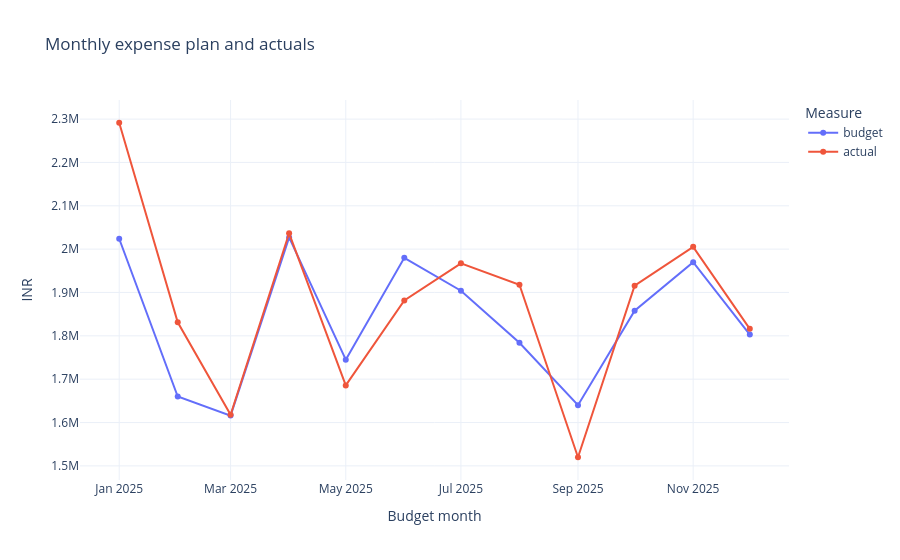

Write notebook code for a chart like this one.
### Markdown cell above
### Step 16 - Plot monthly expense plan against actuals

**Question:** In which months does the actual-expense line sit above the plan?

### Code cell
fig = px.line(
    monthly, x='month', y=['budget', 'actual'], markers=True,
    title='Monthly expense plan and actuals',
    labels={'month': 'Budget month', 'value': 'INR', 'variable': 'Measure'},
)
fig.update_layout(template='plotly_white')  # Presentation choice; no data is changed.
# Render this figure directly in the notebook output.
display(fig)

### Figure 1 — Plotly figure (JSON) as saved in the notebook; plotly's stock layout.template omitted (floating-point values rounded to 4 significant figures)
{"data": [{"hovertemplate": "Measure=budget<br>Budget month=%{x}<br>INR=%{y}<extra></extra>", "legendgroup": "budget", "line": {"color": "#636efa", "dash": "solid"}, "marker": {"symbol": "circle"}, "mode": "lines+markers", "name": "budget", "orientation": "v", "showlegend": true, "type": "scatter", "x": ["2025-01-01T00:00:00", "2025-02-01T00:00:00", "2025-03-01T00:00:00", "2025-04-01T00:00:00", "2025-05-01T00:00:00", "2025-06-01T00:00:00", "2025-07-01T00:00:00", "2025-08-01T00:00:00", "2025-09-01T00:00:00", "2025-10-01T00:00:00", "2025-11-01T00:00:00", "2025-12-01T00:00:00"], "xaxis": "x", "y": [2024000.0, 1660000.0, 1616000.0, 2027000.0, 1745000.0, 1980000.0, 1904000.0, 1784000.0, 1640000.0, 1858000.0, 1970000.0, 1803000.0], "yaxis": "y"}, {"hovertemplate": "Measure=actual<br>Budget month=%{x}<br>INR=%{y}<extra></extra>", "legendgroup": "actual", "line": {"color": "#EF553B", "dash": "solid"}, "marker": {"symbol": "circle"}, "mode": "lines+markers", "name": "actual", "orientation": "v", "showlegend": true, "type": "scatter", "x": ["2025-01-01T00:00:00", "2025-02-01T00:00:00", "2025-03-01T00:00:00", "2025-04-01T00:00:00", "2025-05-01T00:00:00", "2025-06-01T00:00:00", "2025-07-01T00:00:00", "2025-08-01T00:00:00", "2025-09-01T00:00:00", "2025-10-01T00:00:00", "2025-11-01T00:00:00", "2025-12-01T00:00:00"], "xaxis": "x", "y": [2292000.0, 1831000.0, 1618000.0, 2037000.0, 1686000.0, 1882000.0, 1967000.0, 1918000.0, 1520000.0, 1916000.0, 2005000.0, 1816000.0], "yaxis": "y"}], "layout": {"legend": {"title": {"text": "Measure"}, "tracegroupgap": 0}, "title": {"text": "Monthly expense plan and actuals"}, "xaxis": {"anchor": "y", "domain": [0.0, 1.0], "title": {"text": "Budget month"}}, "yaxis": {"anchor": "x", "domain": [0.0, 1.0], "title": {"text": "INR"}}}}
